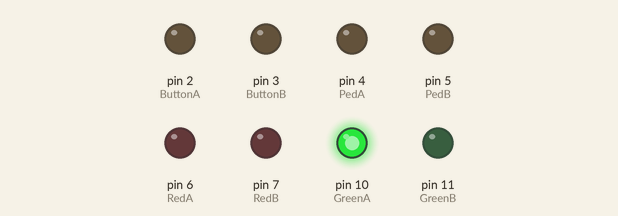
This sketch was run on a simulated Arduino Uno, built with avr-gcc and run on an emulated ATmega328P. Parts: output pins drawn as LEDs (lit = HIGH).

Above: at 0.11 s.
At 0.51 s:
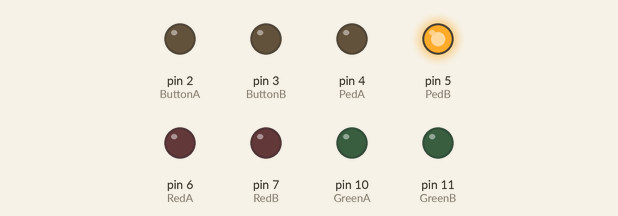
At 1.0 s:
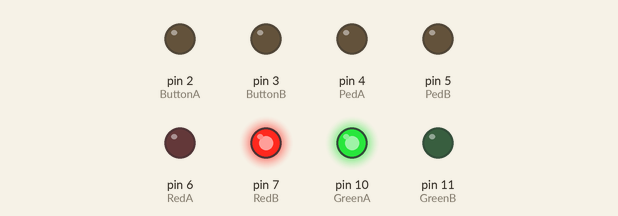
At 9.5 s:
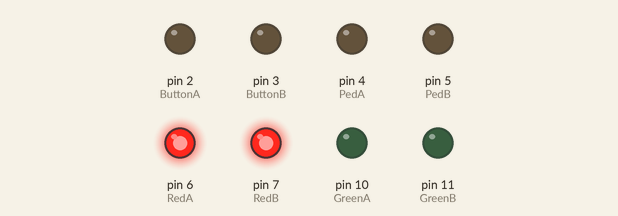
At 18.0 s:
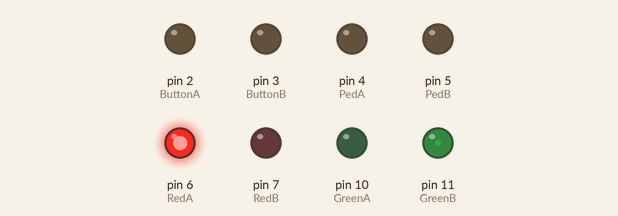
At 34.0 s:
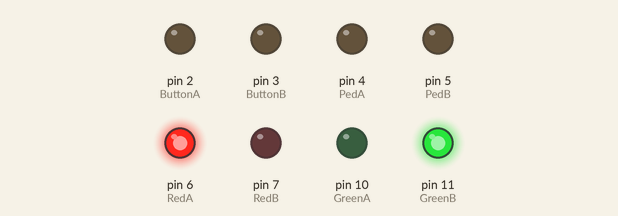
Timing chart, 0 to 40.0 s (numbered marks = the images above):
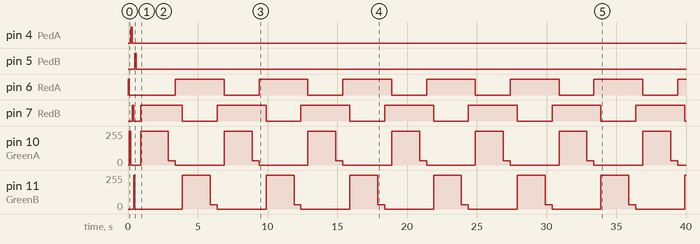

Measured:
- by itself, pin 6 (RedA): repeats every 6.0 s: HIGH 3.5 s, LOW 2.5 s
- by itself, pin 7 (RedB): goes LOW 0.50 s, HIGH 3.0 s, 6 × (LOW 2.5 s, HIGH 3.5 s), then LOW
- by itself, pin 10 (GreenA), pin 11 (GreenB): repeats every 6.0 s: 255/255 2.0 s, 32/255 0.50 s, 0/255 3.5 s

The sketch:

traffic2.ino
```cpp
#define ButtonA 2
#define ButtonB 3
#define PedA    4
#define PedB    5

#define GreenA  10
#define GreenB  11
#define RedA    6
#define RedB    7

#define ON      255
#define OFF     0
#define DIM     32

#define StateA        0
#define StateADim     1
#define StateAOverlap 2
#define StateB        3
#define StateBDim     4
#define StateBOverlap 5
#define Ped           6

#define LONG  8000 / 4
#define SHORT 2000 / 4

#define STARTUP 100

bool flagA;
bool flagB;

int state;
int prevState;

void setup()
{
  pinMode(GreenA, OUTPUT);
  pinMode(GreenB, OUTPUT);
  pinMode(RedA, OUTPUT);
  pinMode(RedB, OUTPUT);

  pinMode(PedA, OUTPUT);
  pinMode(PedB, OUTPUT);

  pinMode(ButtonA, CHANGE);
  pinMode(ButtonB, CHANGE);
  attachInterrupt(digitalPinToInterrupt(ButtonA), buttonA_IRQ, HIGH);
  attachInterrupt(digitalPinToInterrupt(ButtonB), buttonB_IRQ, HIGH);

  flagA = false;
  flagB = false;

  state = StateA;

  startBlink();
}

void loop()
{
  analogWrite(GreenA, OFF);
  analogWrite(GreenB, OFF);
  digitalWrite(RedA, HIGH);
  digitalWrite(RedB, HIGH);

  while(1)
  {

    switch(state)
    {
      case StateA:
        if(!flagA && !flagB)
        {
          state = StateADim;
        }
        else
        {
          state = Ped;
        }
        analogWrite(GreenA, ON);
        digitalWrite(RedA, LOW);
        delay(LONG);
        break;

      case StateADim:
        state = StateAOverlap;
        analogWrite(GreenA, DIM);
        delay(SHORT);
        break;

      case StateAOverlap:
        if(!flagA && !flagB)
        {
          state = StateB;
        }
        else
        {
          state = Ped;
        }
        analogWrite(GreenA, OFF);
        digitalWrite(RedA, HIGH);
        analogWrite(GreenB, OFF);
        digitalWrite(RedB, HIGH);
        delay(SHORT);
        break;

      case StateB:
        if(!flagA && !flagB)
        {
          state = StateBDim;
        }
        else
        {
          state = Ped;
        }
        analogWrite(GreenB, ON);
        digitalWrite(RedB, LOW);
        delay(LONG);
        break;

      case StateBDim:
        state = StateBOverlap;
        prevState = state;
        analogWrite(GreenB, DIM);
        delay(SHORT);
        break;

      case StateBOverlap:
        if(!flagA && !flagB)
        {
          state = StateA;
        }
        else
        {
          state = Ped;
        }
        analogWrite(GreenA, OFF);
        digitalWrite(RedA, HIGH);
        analogWrite(GreenB, OFF);
        digitalWrite(RedB, HIGH);
        delay(SHORT);
        break;

      case Ped:
          if(flagA)
          {
            digitalWrite(PedA, HIGH);
            for(int i = 0; i < 3; i++)
            {
              trafficA(false);
              trafficB(true);
              trafficB(false);
              delay(LONG);
              delay(SHORT);
            }
            flagA = false;
            digitalWrite(PedA, LOW);
            if(!flagB)
            {
              state = StateB;
            }
          }
          else if(flagB)
          {
            digitalWrite(PedB, HIGH);
            for(int i = 0; i < 3; i++)
            {
              trafficB(false);
              trafficA(true);
              trafficA(false);
              delay(LONG);
              delay(SHORT);
            }
            flagB = false;
            digitalWrite(PedB, LOW);
            if(!flagA)
            {
              state = StateA;
            }
          }
      }
  }
}

void startBlink()
{
  digitalWrite(RedA, HIGH);
  delay(STARTUP);
  digitalWrite(RedA, LOW);

  analogWrite(GreenA, ON);
  delay(STARTUP);
  analogWrite(GreenA, OFF);

  digitalWrite(PedA, HIGH);
  delay(STARTUP);
  digitalWrite(PedA, LOW);

  digitalWrite(RedB, HIGH);
  delay(STARTUP);
  digitalWrite(RedB, LOW);

  analogWrite(GreenB, ON);
  delay(STARTUP);
  analogWrite(GreenB, OFF);

  digitalWrite(PedB, HIGH);
  delay(STARTUP);
  digitalWrite(PedB, LOW);

  delay(STARTUP);
  delay(STARTUP);
  delay(STARTUP);
}

void trafficA(bool flag)
{
  if(flag)
  {
    analogWrite(GreenA, ON);
    digitalWrite(RedA, LOW);

    delay(LONG);

    analogWrite(GreenA, DIM);

    delay(SHORT);
  }
  else
  {
    analogWrite(GreenA, OFF);
    digitalWrite(RedA, HIGH);
  }
}

void trafficB(bool flag)
{
  if(flag)
  {
    analogWrite(GreenB, ON);
    digitalWrite(RedB, LOW);

    delay(LONG);

    analogWrite(GreenB, DIM);

    delay(SHORT);
  }
  else
  {
    analogWrite(GreenB, OFF);
    digitalWrite(RedB, HIGH);
  }
}

void buttonA_IRQ()
{
  flagA = true;
}

void buttonB_IRQ()
{
  flagB = true;
}
```
